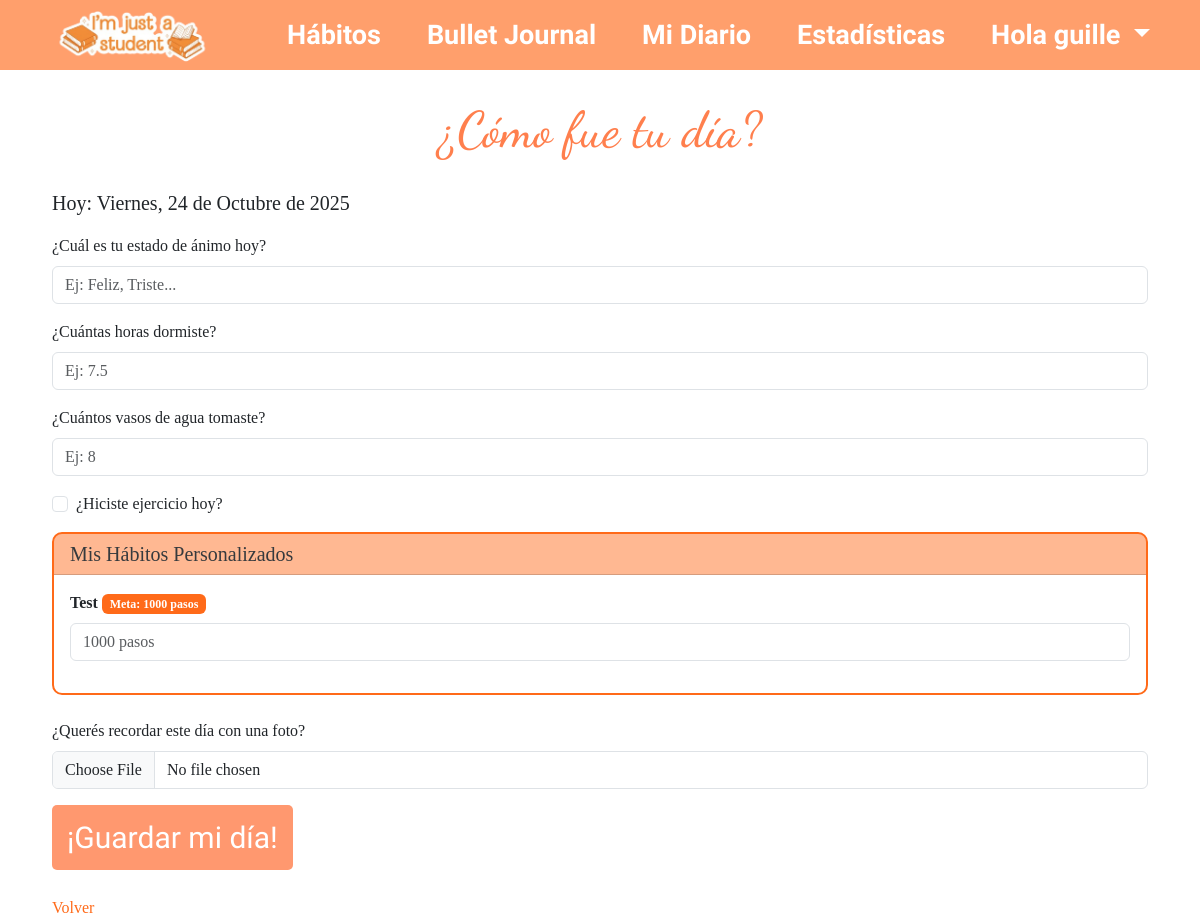
The page /journals/new_journal/ (signed in) on the database its author committed.
### bullet_journal/models.py (models this page shows, shortened)
class CustomHabit(models.Model):
    TYPE_CHOICES = [
        ('boolean', 'Sí/No'),
        ('integer', 'Número'),
    ]
    user = models.ForeignKey(User, on_delete=models.CASCADE, related_name='custom_habits')
    name = models.CharField(max_length=100)
    description = models.TextField(blank=True, null=True)
    type = models.CharField(max_length=10, choices=TYPE_CHOICES)
    created_at = models.DateTimeField(auto_now_add=True)
    is_active = models.BooleanField(default=True)
    goal_value = models.IntegerField(null=True, blank=True)  # Valor objetivo (si aplica)
    unit = models.CharField(max_length=20, blank=True, null=True)  #
    class Meta:
        unique_together = ('user', 'name')
        ordering = ['-created_at']

### bullet_journal/views/journal_views.py (the view)
# urls.py: path('journals/new_journal/', journal_create, name='journal_create'),
@login_required
def journal_create(request):
    print(f"DEBUG: Iniciando journal_create - Método: {request.method}")
    if request.method == 'POST':
        print(f"DEBUG: Usuario: {request.user}")
        form = JournalForm(request.POST, request.FILES, user=request.user)
        if form.is_valid():
            date = form.cleaned_data['date']
            print(f"DEBUG: Fecha: {date}")
            existing_count = Journal.objects.filter(user=request.user, date=date).count()
            print(f"DEBUG: Journals existentes para {date}: {existing_count}")
            try:
                journal = Journal.objects.get(user=request.user, date=date)
                print(f"DEBUG: Journal existente encontrado ID: {journal.id}")
                journal.mood = form.cleaned_data['mood']
                journal.sleep_hours = form.cleaned_data.get('sleep_hours')
                journal.water_glasses = form.cleaned_data.get('water_glasses')
                journal.exercise = form.cleaned_data.get('exercise', False)
                if form.cleaned_data.get('image'):
                    journal.image = form.cleaned_data['image']
                custom_habits_data = {}
                for field_name, value in form.cleaned_data.items():
                    if field_name.startswith('habit_'):
                        custom_habits_data[field_name] = value
                journal.custom_habits_data = custom_habits_data
                journal.save()
                print(f"DEBUG: Journal actualizado exitosamente")
                action = "actualizado"
            except Journal.DoesNotExist:
                print(f"DEBUG: Creando nuevo journal")
                custom_habits_data = {}
                for field_name, value in form.cleaned_data.items():
                    if field_name.startswith('habit_'):
                        custom_habits_data[field_name] = value
                journal = Journal(
                    user=request.user,
                    date=date,
                    mood=form.cleaned_data['mood'],
                    sleep_hours=form.cleaned_data.get('sleep_hours'),
                    water_glasses=form.cleaned_data.get('water_glasses'),
                    exercise=form.cleaned_data.get('exercise', False),
                    custom_habits_data=custom_habits_data
                )
                if form.cleaned_data.get('image'):
                    journal.image = form.cleaned_data['image']
                journal.save()
                print(f"DEBUG: Nuevo journal creado ID: {journal.id}")
                action = "creado"
            except Exception as e:
                print(f"DEBUG: Error inesperado: {type(e).__name__}: {e}")
                import traceback
                traceback.print_exc()
                messages.error(request, f"Error al guardar: {e}")
                return render(request, 'bullet_journal/journal/new_journal.html', {
                    'form': form,
                    'custom_habits': CustomHabit.objects.filter(user=request.user, is_active=True)
                })
            messages.success(request, f"Journal {action} correctamente 🎉")
            return redirect('journal_list')
        else:
            print(f"DEBUG: Errores del formulario: {form.errors}")
    else:
        form = JournalForm(user=request.user)
        today = timezone.now().date()
        existing_journal = Journal.objects.filter(user=request.user, date=today).first()
        if existing_journal:
            form = JournalForm(instance=existing_journal, user=request.user)
            load_custom_habits_data(form, request.user, today)
    custom_habits = CustomHabit.objects.filter(user=request.user, is_active=True)
    return render(request, 'bullet_journal/journal/new_journal.html', {
        'form': form,
        'custom_habits': custom_habits
    })

### bullet_journal/templates/bullet_journal/journal/new_journal.html (shortened to what this page needs)
{% extends "header.html" %}
{% block extra_head %}
{% load static %}
<link rel="stylesheet" href="{% static 'bullet_journal/css/styles.css' %}">
{% endblock %}
{% block contenido %}
<div class="container mt-5">
    <div class="journal-form">
        <h1>¿Cómo fue tu día?</h1>
        <p id="hoy-texto" class="fs-5 mb-3">Hoy:</p>
        <form method="post" enctype="multipart/form-data">
            <div class="mb-3">
                <label for="mood" class="form-label">¿Cuál es tu estado de ánimo hoy?</label>
                <input type="text" class="form-control" id="mood" name="mood" maxlength="50" placeholder="Ej: Feliz, Triste...">
            </div>
            <div class="mb-3">
                <label for="sleep_hours" class="form-label">¿Cuántas horas dormiste?</label>
                <input type="number" class="form-control" id="sleep_hours" name="sleep_hours" step="0.1" placeholder="Ej: 7.5">
            </div>
            <div class="mb-3">
                <label for="water_glasses" class="form-label">¿Cuántos vasos de agua tomaste?</label>
                <input type="number" class="form-control" id="water_glasses" name="water_glasses" placeholder="Ej: 8">
            </div>
            <div class="mb-3 form-check">
                <input type="checkbox" class="form-check-input form-check-input-orange" id="exercise" name="exercise">
                <label class="form-check-label" for="exercise">¿Hiciste ejercicio hoy?</label>
            </div>
            {% if custom_habits %}
            <div class="card mb-4 border-orange">
                <div class="card-header bg-orange-light">
                    <h5 class="mb-0">Mis Hábitos Personalizados</h5>
                </div>
                <div class="card-body">
                    {% for habit in custom_habits %}
                    <div class="mb-3">
                        {% if habit.type == 'boolean' %}
                            <div class="form-check">
                                <input type="checkbox" class="form-check-input form-check-input-orange"
                                       id="habit_{{ habit.id }}"
                                       name="habit_{{ habit.id }}"
                                       value="true">
                                <label class="form-check-label" for="habit_{{ habit.id }}">
                                    <strong>{{ habit.name }}</strong>
                                    {% if habit.description %}
                                        <small class="text-muted d-block">{{ habit.description }}</small>
                                    {% endif %}
                                </label>
                            </div>
                        {% elif habit.type == 'integer' %}
                            <label for="habit_{{ habit.id }}" class="form-label">
                                <strong>{{ habit.name }}</strong>
                                {% if habit.goal_value %}
                                    <span class="badge badge-orange" >Meta: {{ habit.goal_value }}{% if habit.unit %} {{ habit.unit }}{% endif %}</span>
                                {% endif %}
                            </label>
                            <input type="number"
                                   class="form-control"
                                   id="habit_{{ habit.id }}"
                                   name="habit_{{ habit.id }}"
                                   min="0"
                                   placeholder="{% if habit.goal_value %}{{ habit.goal_value }}{% else %}0{% endif %}{% if habit.unit %} {{ habit.unit }}{% endif %}">
                        {% endif %}
                    </div>
                    {% endfor %}
                </div>
            </div>
            {% endif %}
            <div class="mb-3">
                <label for="image" class="form-label">¿Querés recordar este día con una foto?</label>
                <input type="file" class="form-control" id="image" name="image" accept="image/*">
            </div>
            <div class= "d-flex gap-2 flex-wrap">
                <button type="submit" class="btn btn-primary">¡Guardar mi día!</button>
            </div>
        </form>
        <a href="{% url 'journal_list' %}" class="link-orange">Volver</a>
    </div>
</div>
{% endblock %}

### bullet_journal/templates/header.html (shortened to what this page needs)
{% load static %}
<html>
<head>
    <link href="https://cdn.jsdelivr.net/npm/bootstrap@5.3.3/dist/css/bootstrap.min.css" rel="stylesheet">
    <link rel="stylesheet" href="{% static 'bullet_journal/css/styles.css' %}">
    {% block extra_head %}{% endblock %}
</head>
<body>
<header>
<nav class="navbar navbar-expand-lg navbar-light custom-header">
  <div class="container-fluid">
    <a class="navbar-brand" href="{% url 'home' %}">
      <img src="{% static 'bullet_journal/images/logo1.png' %}" alt="Logo" class="logo-img">
    </a>
    <div class="collapse navbar-collapse" id="navbarContent">
      <ul class="navbar-nav ms-auto nav-links">
        <li class="nav-item">
          <a class="nav-link" href="{% url 'manage_habits' %}">Hábitos</a>
        </li>
        <li class="nav-item">
          <a class="nav-link" href="{% url 'journal_list' %}">Bullet Journal</a>
        </li>
        <li class="nav-item">
          <a class="nav-link" href="{% url 'diary_list' %}"> Mi Diario</a>
        </li>
        <li class="nav-item">
          <a class="nav-link" href="{% url 'stadistics' %}">Estadísticas</a>
        </li>
          {% if user.is_authenticated %}
          <li class="nav-item dropdown">
            <a class="nav-link dropdown-toggle" href="#" id="userDropdown" role="button" data-bs-toggle="dropdown" aria-expanded="false">
              Hola {{ user.username }}
            </a>
          </li>
        {% endif %}
      </ul>
    </div>
  </div>
</nav>
</header>
<main>
    {% block contenido %}{% endblock %}
</main>
</body>
</html>

### bullet_journal/static/bullet_journal/css/styles.css (style rules this page uses)
.custom-header { display: flex; justify-content: space-between; align-items: center; background-color: #ff9f6c; color: white; padding: 15px 30px; position: fixed; top: 0; left: 0; width: 100%; height: 70px; z-index: 1000; }
.logo-img { width: 180px; height: auto; }
.nav-links { list-style: none; display: flex; gap: 30px; align-items: center; }
.nav-links a { text-decoration: none; color: white; font-weight: bold; transition: color 0.3s; font-family: 'Amatic SC', cursive; font-size: 27px; }
.nav-item.dropdown .nav-link.dropdown-toggle { color: white !important; }
* { margin: 0; padding: 0; box-sizing: border-box; }
.journal-form { height: 100vh; margin: 0; font-family: 'Times New Roman', Times, serif; padding: 10px; padding-top: 0; }
.journal-form .btn.btn-primary { text-align: center; font-family: "Amatic SC", sans-serif; color: white; font-size: 30px; margin-bottom: 10px; }
h1 { margin-top: 80px; padding: 20px; font-family: 'Dancing Script', cursive; color: #ff7f4d; font-size: 50px; text-align: center; }
.btn.btn-primary { font-family: 'Times New Roman', Times, serif; font-size: 19px; background-color: #ff986f; color: white; border: none; padding: 10px 15px; border-radius: 5px; text-align: center; justify-content: center; }
:root { --cell: 28px; --gap: 2px; --border: #333; font-family: Arial, sans-serif; }
.badge-orange { background-color: #ff6a19 !important; color: white !important; }
.border-orange { border: 2px solid #ff6a19 !important; border-radius: 10px !important; }
.link-orange { color: #ff6a19 !important; text-decoration: none; font-family: 'Times New Roman', Times, serif; text-align: center; }
.bg-orange-light { background-color: #ff6a1986 !important; opacity: 0.9; }

### rows shown on the page
CustomHabit: name "Test", goal_value "1000", unit "pasos", id "1000 pasos"

### other values the page prints
{{ user.username }} "guille"
